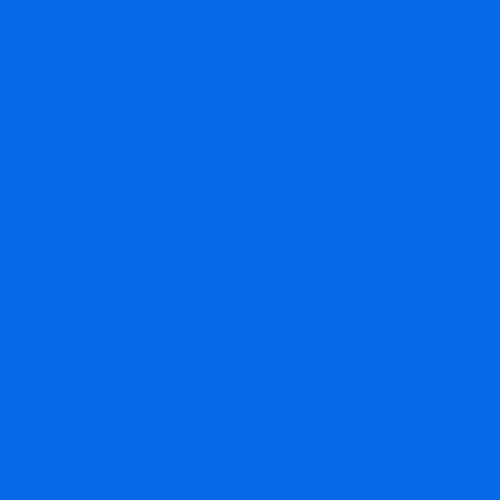
Frame 1 (no input)
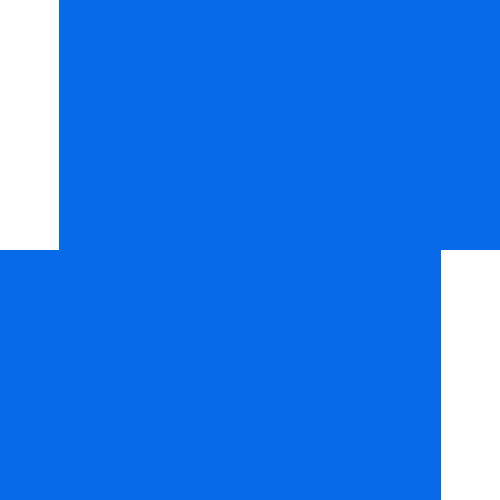
Frame 60 (the mouse pressed at the canvas centre just before this capture)
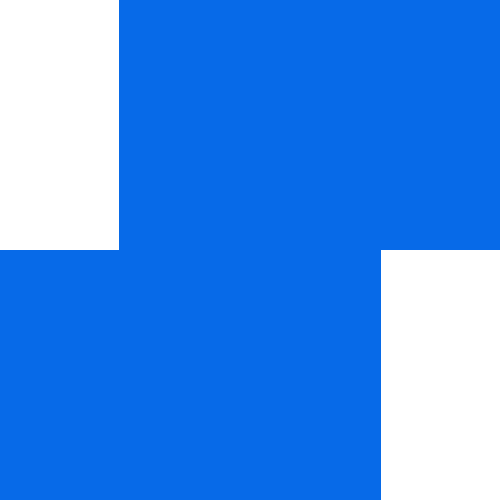
Frame 120 (the mouse held since frame 60 and released just before this capture)

The Processing sketch that drew these frames (run headless with seeded random() and noise(); from frame 60 on, the mouse is pressed at the canvas centre):

// Processing sketch: bars
// ── bars.pde
int x1 = 0;
int x2 = 0;
int x3 = 0;
int x4 = 0;
int x5 = 0;
int x6 = 0;
int x7 = 0;
int x8 = 0;
int x9 = 0;
int x10 = 0;
int x11 = 0;
int x12 = 0;
int x13 = 0;
int x14 = 0;

int y = 1;
int sizeW = 500;
int sizeH = 500;

void setup () {
 size (500,500); 
}

void draw () {
 noStroke();
 background (255,255);
 fill(7,106,232);
 rect(x1,0,sizeW,sizeH/2);
 x1 = x1 + y;
 rect(x2,height/2,sizeW,sizeH/2);
 x2 = x2 - y;
 
 
 fill(0);
 
 if(x1 >= width) {
 
   /*for(int i = 0; i < 500; i = height/4) {
   rect(0,i,sizeW,sizeH/4);
   i = i + 1;
  }*/
 
 rect(x3,0,sizeW,sizeH/4);
 x3 = x3 + y;
 rect(x4,125,sizeW,sizeH/4);
 x4 = x4 - y;
 rect(x5,height*.5,sizeW,sizeH/4);
 x5 = x5 + y;
 rect(x6,height*.75,sizeW,sizeH/4);
 x6 = x6 - y;
 }
 
 fill(185,39,125);
 if(x3 >= width) {
  rect(x7,0,sizeW,sizeH/8);
  x7 = x7 + y;
  rect(x8,height*1/8,sizeW,sizeH/8);
  x8 = x8 - y;
  rect(x9,height*2/8,sizeW,sizeH/8);
  x9 = x9 + y;
  rect(x10,height*3/8,sizeW,sizeH/8);
  x10 = x10 - y;
  rect(x11,height*4/8,sizeW,sizeH/8);
  x11 = x11 + y;
  rect(x12,height*5/8,sizeW,sizeH/8);
  x12 = x12 - y;
  rect(x13,height*6/8,sizeW,sizeH/8);
  x13 = x13 + y;
  rect(x14,height*7/8,sizeW,sizeH/8);
  x14 = x14 - y;
 }
}
